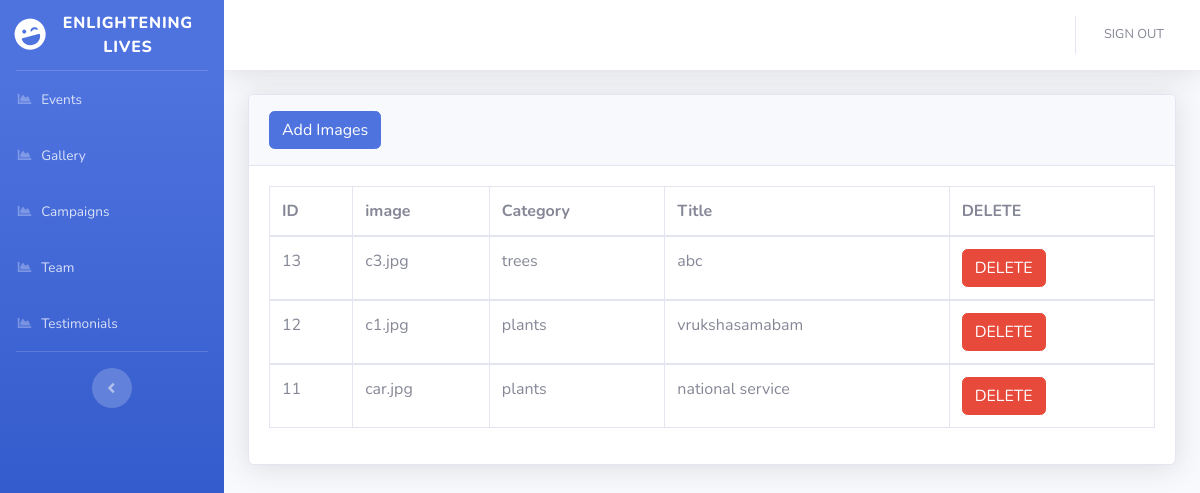
Page /admin/gallery.php (signed in) on the committed database.
### tables this page shows
CREATE TABLE `gallery` (
  `id` int(20) NOT NULL,
  `title` varchar(50) NOT NULL,
  `category` varchar(40) NOT NULL,
  `image` longblob NOT NULL,
  `image_name` longtext NOT NULL
);

### admin/gallery.php (the view, shortened to what this page needs)
<?php
include('includes/header.php');
include('includes/navbar.php');
?>
<div class="container-fluid">
<div class="card shadow mb-4">
  <div class="card-header py-3">
    <h6 class="m-0 font-weight-bold text-primary">
            <button type="button" class="btn btn-primary" data-toggle="modal" data-target="#addadminprofile">
              Add Images
            </button>
    </h6>
  </div>
  <div class="card-body">
    <div class="table-responsive">
      <table class="table table-bordered" id="dataTable" width="100%" cellspacing="0">
        <thead>
          <tr>
          <th>ID </th>
            <th>image </th>
            <th>Category</th>
            <th>Title</th>
            <th>DELETE </th>
          </tr>
        </thead>
        <?php
                    include '../admin/db.php';
                    $stmt="select * from gallery order by id desc";
                    $res=mysqli_query($conn,$stmt);
                      while($row=mysqli_fetch_assoc($res))
                      {
                  ?>
        <tbody>
          <tr>
          <td><?php echo $row['id']; ?> </td>
            <td><?php echo $row['image_name']; ?> </td>
            <td><?php echo $row['category']; ?> </td>
            <td><?php echo $row['title']; ?> </td>
            <td>
                <form action="delete.php" method="post">
                <button type="delete" name="delete" class="btn btn-danger"> DELETE</button>
                </form>
            </td>
          </tr>
        </tbody>
        <?php
                      }
                      ?>
      </table>
    </div>
  </div>
</div>
</div>

### rows in the picture
gallery: id "13", image_name "c3.jpg", category "trees", title "abc"
gallery: id "12", image_name "c1.jpg", category "plants", title "vrukshasamabam"
gallery: id "11", image_name "car.jpg", category "plants", title "national service"
